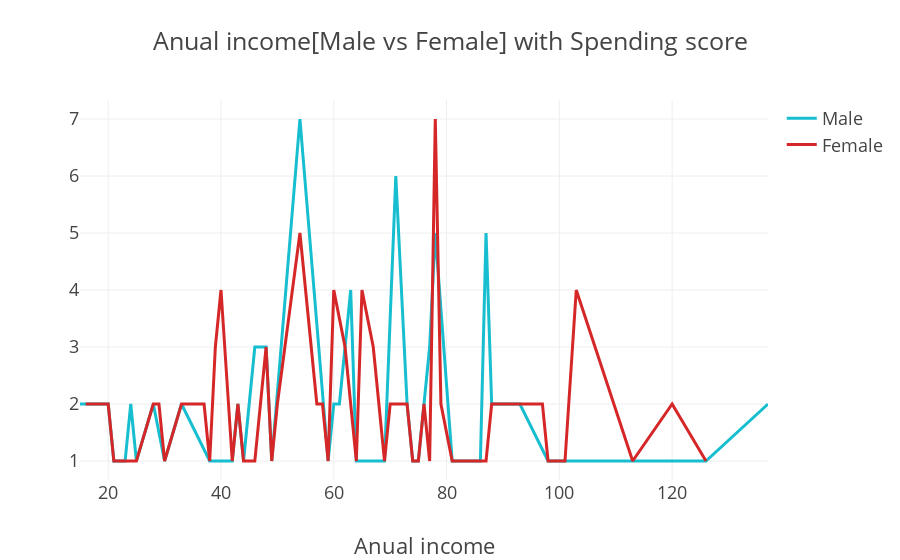

Notebook code cell kept with this figure:
### Markdown cell above
Here we plot the spending score of male and female with their spending score such as the highest peak say that there are 7 females who have the spending score is 42 and anual income is 25k$.

### Code cell
col='Annual Income (k$)'
v1=d1[col].value_counts().reset_index()
v1=v1.rename(columns={col:'count','index':col})
v1['percent']=v1['count'].apply(lambda x : 100*x/sum(v1['count']))
v1=v1.sort_values(col)
v2=d2[col].value_counts().reset_index()
v2=v2.rename(columns={col:'count','index':col})
v2['percent']=v2['count'].apply(lambda x : 100*x/sum(v2['count']))
v2=v2.sort_values(col)
trace1 = go.Scatter(x=v1[col], y=v1["count"], name="Male", marker=dict(color="#17becf"),text= df['Spending Score (1-100)'])
trace2 = go.Scatter(x=v2[col], y=v2["count"], name="Female", marker=dict(color='#d62728'),text= df['Spending Score (1-100)'])
y = [trace1, trace2]
layout={'title':"Anual income[Male vs Female] with Spending score ",'xaxis':{'title':"Anual income"}}
fig = go.Figure(data=y, layout=layout)
fig.layout.template='presentation'
iplot(fig)

### Figure 1 — Plotly figure (JSON) as saved in the notebook; plotly's stock layout.template omitted (floating-point values rounded to 4 significant figures; data arrays with more than 128 entries replaced by an {"elided": "..."} marker saying what was removed)
{"data": [{"marker": {"color": "#17becf"}, "name": "Male", "text": {"elided": "200 int values"}, "type": "scatter", "uid": "68077f0b-4e8b-469a-8a5a-daff38451733", "x": [15, 19, 20, 21, 23, 24, 25, 28, 30, 33, 38, 39, 42, 43, 44, 46, 48, 49, 54, 59, 60, 61, 62, 63, 64, 67, 69, 71, 73, 74, 75, 77, 78, 81, 85, 86, 87, 88, 93, 98, 99, 101, 113, 126, 137], "y": [2, 2, 2, 1, 1, 2, 1, 2, 1, 2, 1, 1, 1, 2, 1, 3, 3, 1, 7, 1, 2, 2, 3, 4, 1, 1, 1, 6, 2, 1, 1, 3, 5, 1, 1, 1, 5, 2, 2, 1, 1, 1, 1, 1, 2]}, {"marker": {"color": "#d62728"}, "name": "Female", "text": {"elided": "200 int values"}, "type": "scatter", "uid": "9c569b73-995f-4511-ab8d-9ffe9931e9e7", "x": [16, 17, 18, 19, 20, 21, 23, 25, 28, 29, 30, 33, 34, 37, 38, 39, 40, 42, 43, 44, 46, 47, 48, 49, 50, 54, 57, 58, 59, 60, 62, 63, 64, 65, 67, 69, 70, 72, 73, 74, 75, 76, 77, 78, 79, 81, 85, 86, 87, 88, 97, 98, 99, 101, 103, 113, 120, 126], "y": [2, 2, 2, 2, 2, 1, 1, 1, 2, 2, 1, 2, 2, 2, 1, 3, 4, 1, 2, 1, 1, 2, 3, 1, 2, 5, 2, 2, 1, 4, 3, 2, 1, 4, 3, 1, 2, 2, 2, 1, 1, 2, 1, 7, 2, 1, 1, 1, 1, 2, 2, 1, 1, 1, 4, 1, 2, 1]}], "layout": {"title": {"text": "Anual income[Male vs Female] with Spending score "}, "xaxis": {"title": {"text": "Anual income"}}}}
